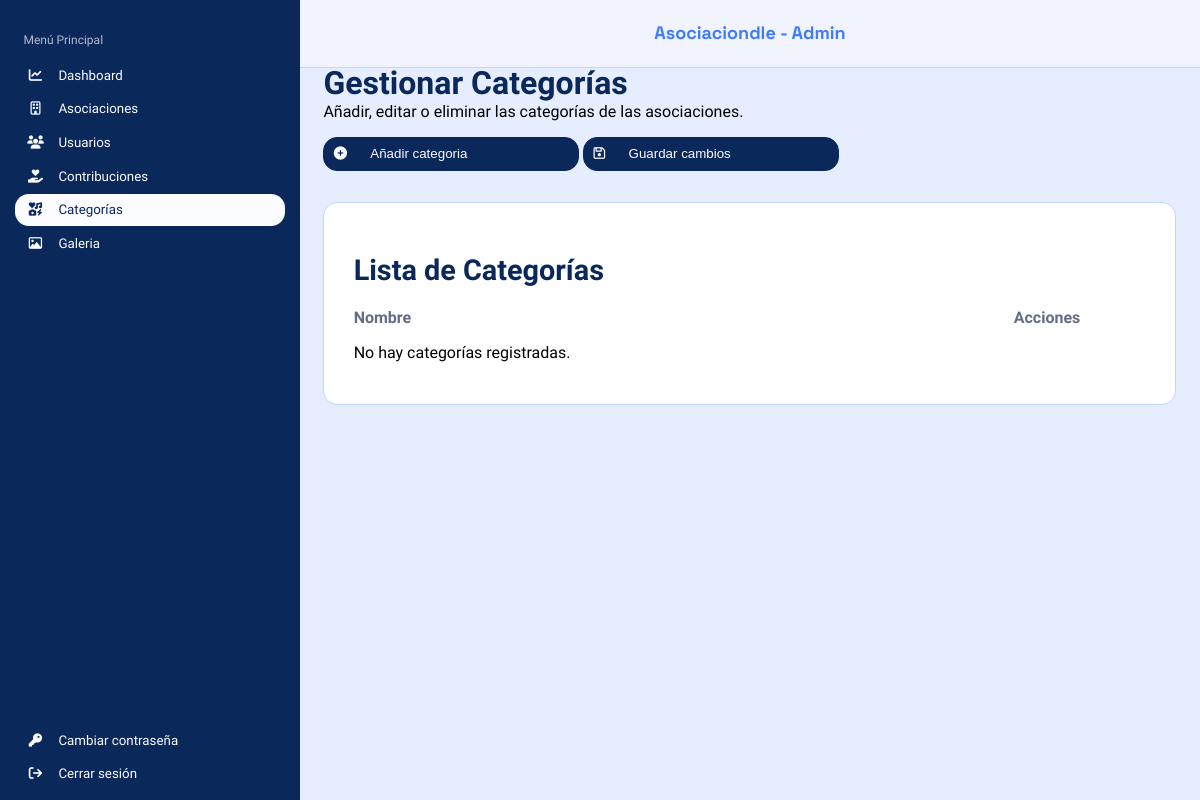
Page /php/index.php?c=Categorias&m=listar on the earlier database version.
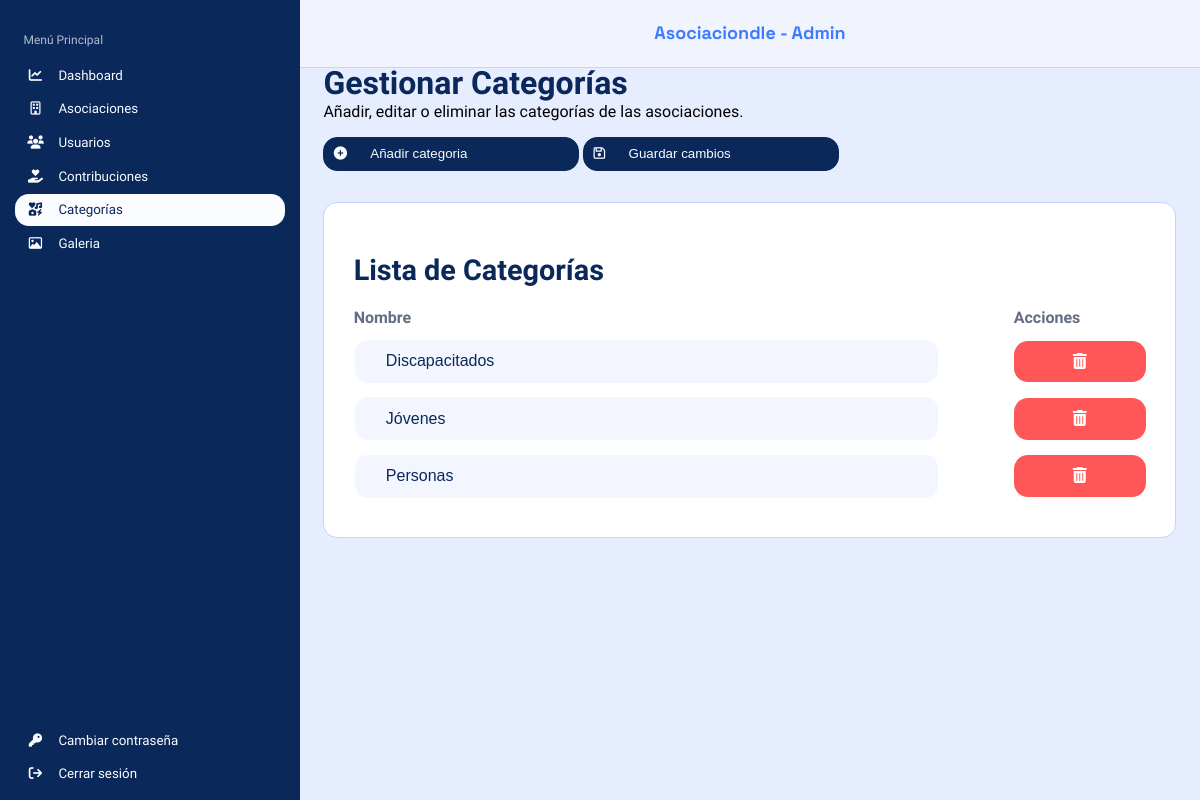
Same page on the later database version.
### tables this page shows
CREATE TABLE tipo_asoc(
	idTipoAsoc SMALLINT UNSIGNED PRIMARY KEY AUTO_INCREMENT,
    nombre VARCHAR(40) NOT NULL UNIQUE
);

### php/index.php (called while the page is built, shortened)
<?php
    $metodo = $_GET["m"] ?? METDEF;
    $objContro = new $instanciaControlador();
    $datos=$objContro->$metodo();
    include VISTAS.$objContro->vista;
?>

### php/config/conexion.php (called while the page is built, shortened)
<?php
    class Conexion{
        function __construct(){
            try{
                $this->conexion = new PDO("mysql:host=".SERVIDOR.";dbname=".BBDD,USUARIO,PASSWORD);
            }catch(PDOException $e){
                echo $e->getMessage();
            }
        }
    }
?>

### php/controladores/conCategorias.php (called while the page is built, shortened)
<?php
    require_once __DIR__.'/../modelos/modCategorias.php';
    class ConCategorias{
        function __construct(){
            $this->modeloCat = new ModCategorias();
        }
        public function listar(){
            $datos['categoria'] = $this->modeloCat->listar();
            return $datos;
        }
    }
?>

### php/modelos/modCategorias.php (called while the page is built, shortened)
<?php
    require_once __DIR__.'/../config/conexion.php';
    class ModCategorias extends Conexion{
        public function listar(){
            $sql = "SELECT * FROM tipo_asoc ORDER BY nombre";
            $stmt = $this->conexion->prepare($sql);
            $stmt->execute();
            $datos = $stmt->fetchAll(PDO::FETCH_ASSOC);
            return $datos;
        }
    }
?>

### php/vistas/admin/vistaGestionCategorias.php (the view, shortened to what the changed rows need)
<html>
    <head>
        <link rel="stylesheet" href="../src/css/styleAdmin.css">
        <link rel="stylesheet" href="https://cdnjs.cloudflare.com/ajax/libs/font-awesome/6.5.0/css/all.min.css">
    </head>
    <body class="asociacionContribucion">
        <main>
            <form action="index.php?c=Categorias&m=procesarModificar" method="POST" enctype="multipart/form-data">
                <div id="bloqueGestionContribuciones">
                    <h1>Gestionar Categorías</h1>
                </div>
                <div id="bloqueListaCategorias">
                    <h2>Lista de Categorías</h2>
                    <div class="fila encabezado">
                        <span>Nombre</span>
                        <span>Acciones</span>
                    </div>
                    <?php if(!empty($datos['categoria'])): ?>
                        <?php foreach ($datos['categoria'] as $c): ?>
                            <div class="fila">
                                <input type="text" name="nombre[<?= $c['idTipoAsoc'] ?>]" value="<?= $c['nombre'] ?>">
                                <a class="btn-eliminar" href="index.php?c=Categorias&m=borrar&idTipoAsoc=<?= $c['idTipoAsoc'] ?>">
                                    <i class="fa-solid fa-trash-can"></i>
                                </a>
                            </div>
                        <?php endforeach; ?>
                    <?php else: ?>
                        <p>No hay categorías registradas.</p>
                    <?php endif; ?>
                </div>
            </form>
        </main>
    </body>
</html>

Differences in the rows shown:
added tipo_asoc: nombre "Discapacitados"
added tipo_asoc: nombre "Jóvenes"
added tipo_asoc: nombre "Personas"
Other differences:
text no longer shown: "No hay categorías registradas."
